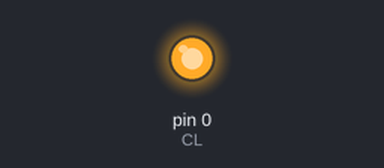
This sketch was run on a simulated Arduino Uno, built with avr-gcc and run on an emulated ATmega328P. On the bench: output pins drawn as LEDs (lit = HIGH). Pins used as bus, display or sensor lines are not drawn.

Above: at 0.1 s.
Timing chart, 0 to 1.6 s (numbered marks = the images above):
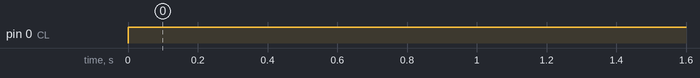

Measured:
- by itself, pin 0 (CL): LOW → HIGH at 0.00 s

The sketch:

ligne.ino
```cpp
// Fill in with the pin on which it is connected
int CL = 0;
int OE = 1;
int DATA0 = 2;
int DATA1 = 3;
int DATA2 = 4;
int DATA3 = 5;


void setup(){
  pinMode(CL, OUTPUT);
  pinMode(OE, OUTPUT);
  pinMode(DATA0, OUTPUT);
  pinMode(DATA1, OUTPUT);
  pinMode(DATA2, OUTPUT);
  pinMode(DATA3, OUTPUT);
}

void writeOutput( int pin, byte value){
    if (value)
      digitalWrite(pin,HIGH);
    else
      digitalWrite(pin,LOW);
}
void load_register_data(byte data){
    // disable registre output
    digitalWrite(OE,HIGH);
    // load values
    writeOutput(DATA0, (data & 0b00000001));
    writeOutput(DATA1, (data & 0b00000010));
    writeOutput(DATA2, (data & 0b00000100));
    writeOutput(DATA3, (data & 0b00001000));
    //clock load signal
    digitalWrite(CL,LOW);
    digitalWrite(CL,HIGH);
}
void light_on(){
    // turn on the lights
    digitalWrite(OE,LOW);
}


void loop(){
  // main loop
  load_register_data(0b00001000);
  light_on();
  delay(100);
  load_register_data(0b00000100);
  light_on();
  delay(100);
  load_register_data(0b00000010);
  light_on();
  delay(100);
  load_register_data(0b00000001);
  light_on();
  delay(100);
}
```
